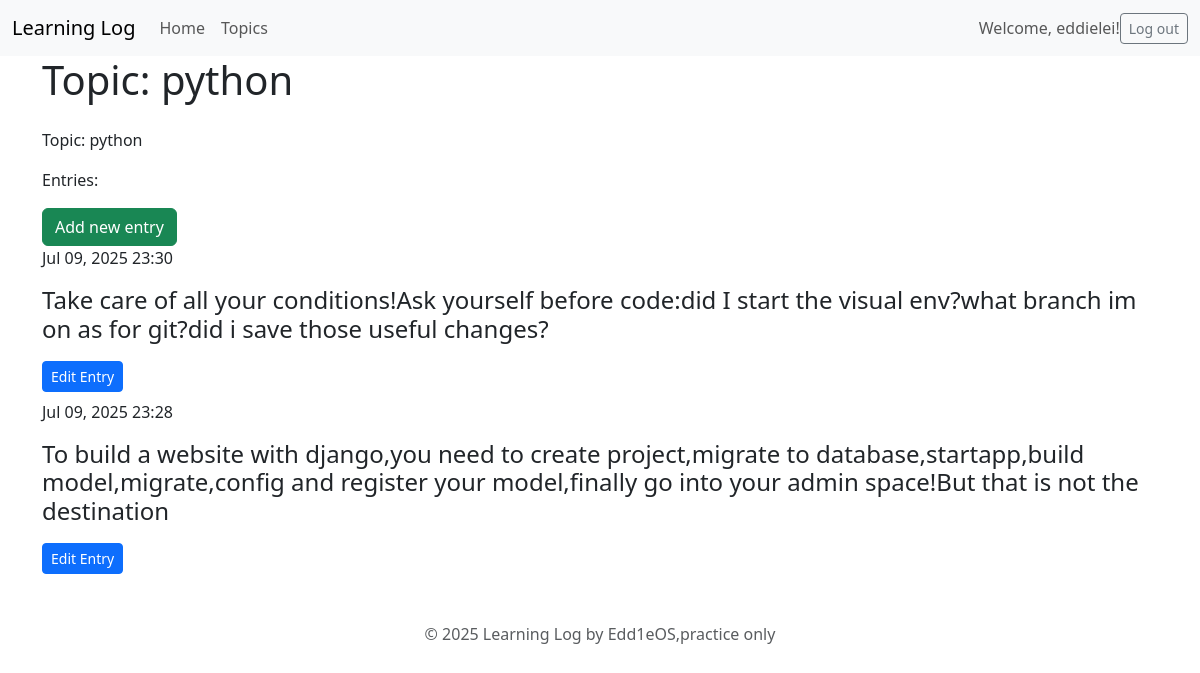
The page /topics/2/ (signed in) on the database its author committed.
### learning_logs/models.py (models this page shows, shortened)
class Topic(models.Model):#继承模型类model.Model
    text = models.CharField(max_length=200)
    date_added = models.DateTimeField(auto_now_add=True)
    owner = models.ForeignKey('auth.User', on_delete=models.CASCADE)#简单来说就是一个外键字段，关联auth.User模型，这里的一对多关系是：一个用户可以有多个主题，一个主题只能有一个用户，也就是一个entry只属于一个user。

class Entry(models.Model):
    topic = models.ForeignKey(Topic, on_delete=models.CASCADE)
    text = models.TextField()
    date_added = models.DateTimeField(auto_now_add=True)
    class Meta:
        verbose_name_plural = 'entries'
    text

### learning_logs/views.py (the view)
# urls.py: path('topics/<int:topic_id>/', views.topic, name='topic'),#把topic_id作为参数传递给topic()，让Django知道要显示哪个主题的页面
@login_required
def topic(request, topic_id):
    topic = Topic.objects.get(id=topic_id)
    if topic.owner != request.user:
        raise Http404
    entries = topic.entry_set.order_by('-date_added')
    context = {'topic': topic, 'entries': entries}
    return render(request, 'learning_logs/topic.html', context)#这一段的逻辑是：首先，根据用户输入的topic_id，从数据库中获取对应的topic对象。然后，根据这个topic对象，获取这个topic下的所有条目，并排序。最后，将这些数据传递给模板，并渲染成HTML页面。

### learning_logs/templates/learning_logs/topic.html
{% extends "learning_logs/base.html" %}
{% block page_header %}
<h1>Topic: {{ topic.text }}</h1>
{% endblock page_header %}
{% block content %}
<p> Topic: {{topic.text}}</p>
<p>Entries:</p>
<button class="btn btn-success"><a href="{% url 'learning_logs:new_entry' topic.id %}" class="text-white text-decoration-none">Add new entry</a></button>
{% for entry in entries %}
<div class="card-header">
  {{ entry.date_added|date:'M d, Y H:i' }}
</div>
<h4 class="list-group-item border-0 ">
  <p>{{entry.text|linebreaks}}</p>
  <button class="btn btn-primary btn-sm">
    <a href="{% url 'learning_logs:edit_entry' entry.id %}" class="text-white text-decoration-none">Edit Entry</a>
  </button>
</h4>
{% empty %}
<p class="list-group-item border-0">There are no entries for this topic yet.</p>
{% endfor %}
{% endblock content %}

### learning_logs/templates/learning_logs/base.html (shortened to what this page needs)
<!doctype html>
<html lang="en">
<head>
    {% load django_bootstrap5 %}
    {% bootstrap_css %}
</head>
<body>
    <nav class="navbar navbar-expand-lg navbar-light bg-light">
        <div class="container-fluid">
            <a class="navbar-brand" href="{% url 'learning_logs:index' %}">
                Learning Log</a>
        <div class="collapse navbar-collapse" id="navbarCollapse">
            <ul class="navbar-nav me-auto mb-2 mb-md-0">
                <li class="nav-item">
                    <a class="nav-link" href="{% url 'learning_logs:index' %}">Home</a></li>
                <li class="nav-item">
                    <a class="nav-link" href="{% url 'learning_logs:topics' %}">Topics</a>
                        </li>
            </ul>
            <ul class="navbar-nav" ms-auto m2-2-md-0>
                {% if user.is_authenticated %}
                  <li class="nav-item">
                    <span class="navbar-text">Welcome, {{ user.username }}!</span></li>
                {% else %}
                  <li class="nav-item">
                    <a class="nav-link" href="{% url 'accounts:register' %}">Register</a></li>
                  <li class="nav-item">
                    <a class="nav-link" href="{% url 'accounts:login' %}">Log in</a>
                  </li>
                {% endif %}
            </ul>
            {% if user.is_authenticated %}
                <form action="{% url 'accounts:logout' %}" method="post" class="d-flex">
                    <button name='submit' class='btn btn-outline-secondary btn-sm'>Log out</button>
                </form>
            {% endif %}
        </div>
    </div>
</nav>
<main class="container">
  <div class="pb-2 mb-2" boarder-bottom>
    {%block page_header%}{% endblock page_header %}
  </div>
  <div>
    {%block content%}{% endblock content %}
  </div>
  <div class="pt-4 mt-4 text-center text-muted">
    <p>&copy; 2025 Learning Log by Edd1eOS,practice only</p>
  </div>
</main>
</body>
</html>

### rows shown on the page
Topic: text "python"
Entry: date_added "Jul 09, 2025 23:30", text "Take care of all your conditions!Ask yourself before code:did I start the visual env?what branch im on as for git?did i save those useful changes?"
Entry: date_added "Jul 09, 2025 23:28", text "To build a website with django,you need to create project,migrate to database,startapp,build model,migrate,config and register your model,finally go into your admin space!But that is not the destination"

### other values the page prints
{{ user.username }} "eddielei"
